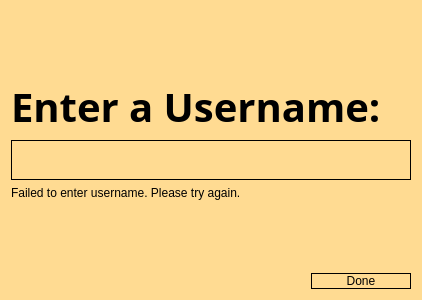
<?xml version="1.0" encoding="UTF-8"?>
<ui version="4.0">
 <class>Username</class>
 <widget class="QWidget" name="Username">
  <property name="geometry">
   <rect>
    <x>0</x>
    <y>0</y>
    <width>400</width>
    <height>300</height>
   </rect>
  </property>
  <property name="windowTitle">
   <string>Form</string>
  </property>
  <property name="styleSheet">
   <string notr="true">background-color: rgb(255, 219, 146);</string>
  </property>
  <layout class="QVBoxLayout" name="verticalLayout">
   <item>
    <spacer name="verticalSpacer_2">
     <property name="orientation">
      <enum>Qt::Vertical</enum>
     </property>
     <property name="sizeHint" stdset="0">
      <size>
       <width>20</width>
       <height>40</height>
      </size>
     </property>
    </spacer>
   </item>
   <item>
    <widget class="QLabel" name="label">
     <property name="font">
      <font>
       <family>25pt</family>
       <pointsize>30</pointsize>
       <italic>false</italic>
       <bold>true</bold>
      </font>
     </property>
     <property name="styleSheet">
      <string notr="true">font:600,25pt,&quot;Bookman Old Style&quot;;
color: rgb(0, 0, 0);</string>
     </property>
     <property name="text">
      <string>Enter a Username:</string>
     </property>
    </widget>
   </item>
   <item>
    <widget class="QLineEdit" name="lineEdit">
     <property name="minimumSize">
      <size>
       <width>400</width>
       <height>40</height>
      </size>
     </property>
     <property name="maximumSize">
      <size>
       <width>500</width>
       <height>40</height>
      </size>
     </property>
     <property name="styleSheet">
      <string notr="true">font: 300 12pt &quot;Bookman Old Style&quot;;
color: rgb(0, 0, 0);
border: 1px solid black;</string>
     </property>
    </widget>
   </item>
   <item>
    <widget class="QLabel" name="warningLabel">
     <property name="enabled">
      <bool>true</bool>
     </property>
     <property name="styleSheet">
      <string notr="true">font:600,25pt,&quot;Bookman Old Style&quot;;
color: rgb(0, 0, 0);</string>
     </property>
     <property name="text">
      <string>Failed to enter username. Please try again.</string>
     </property>
    </widget>
   </item>
   <item>
    <spacer name="verticalSpacer">
     <property name="orientation">
      <enum>Qt::Vertical</enum>
     </property>
     <property name="sizeHint" stdset="0">
      <size>
       <width>20</width>
       <height>40</height>
      </size>
     </property>
    </spacer>
   </item>
   <item>
    <widget class="QPushButton" name="pushButton">
     <property name="maximumSize">
      <size>
       <width>100</width>
       <height>16777215</height>
      </size>
     </property>
     <property name="layoutDirection">
      <enum>Qt::RightToLeft</enum>
     </property>
     <property name="styleSheet">
      <string notr="true">font: 300 14pt &quot;Bookman Old Style&quot;;
background-color: transparent;
border: 1px solid black;
color: rgb(0, 0, 0);</string>
     </property>
     <property name="text">
      <string>Done</string>
     </property>
    </widget>
   </item>
  </layout>
 </widget>
 <resources/>
 <connections/>
</ui>
